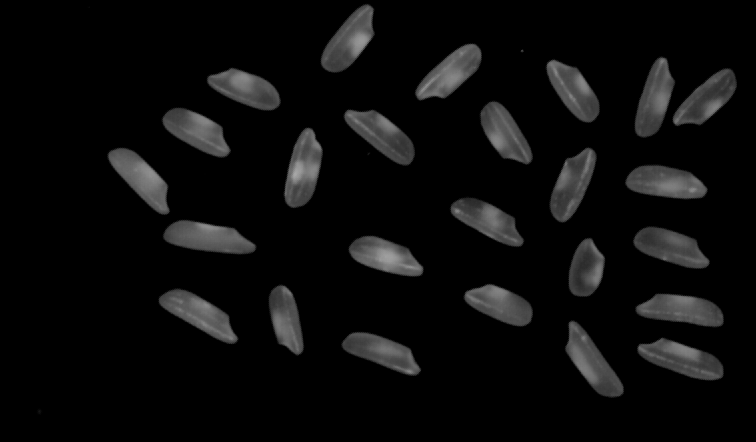
//> input picture data/rice.png, 756 x 442 px
$ ./myConnectedComponents   (built with g++ and OpenCV 4)
//> lines starting //> are read from the running program, lines starting //| are printed output that depends on the picture; after the words box and inside, x2 and y2 are one past the last pixel; in counts of white or black regions, pixels touching at a corner belong together
#include <opencv2\opencv.hpp>
#include <iostream>
#include <vector>

using namespace cv;
using namespace std;

int main()
{
	//对图像进行距离变换
	Mat img = imread("rice.png");
//> img is the input picture: 442 rows x 756 cols, CV_8UC3; min 0, max 167, mean 12.3
	if (img.empty())
	{
		cout << "请确认图像文件名称是否正确" << endl;
		return -1;
	}
	Mat rice, riceBW;

	//将图像转成二值图像，用于统计连通域
	cvtColor(img, rice, COLOR_BGR2GRAY);
	threshold(rice, riceBW, 50, 255, THRESH_BINARY);
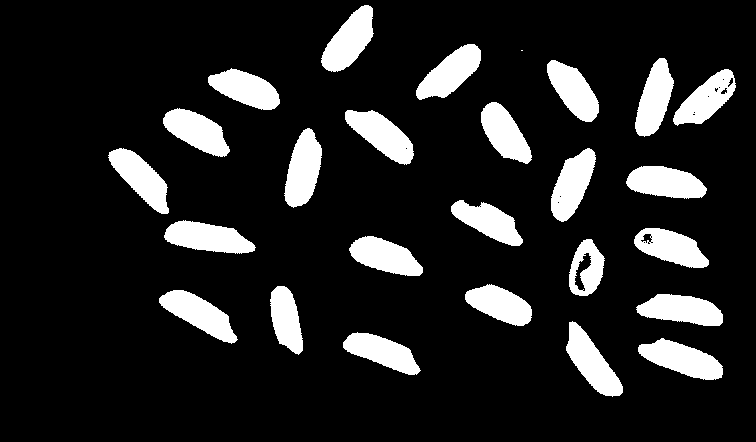
//> riceBW: 442 rows x 756 cols, CV_8UC1; 13.9% white; 26 white regions (1 under 20 px), largest, box (x1, y1, x2, y2) and area: (164, 220, 256, 254) 2029, (638, 338, 723, 380) 2027, (284, 128, 322, 208) 2008

	//生成随机颜色，用于区分不同连通域
	RNG rng(10086);
	Mat out;
	int number = connectedComponents(riceBW, out, 8, CV_16U);  //统计图像中连通域的个数
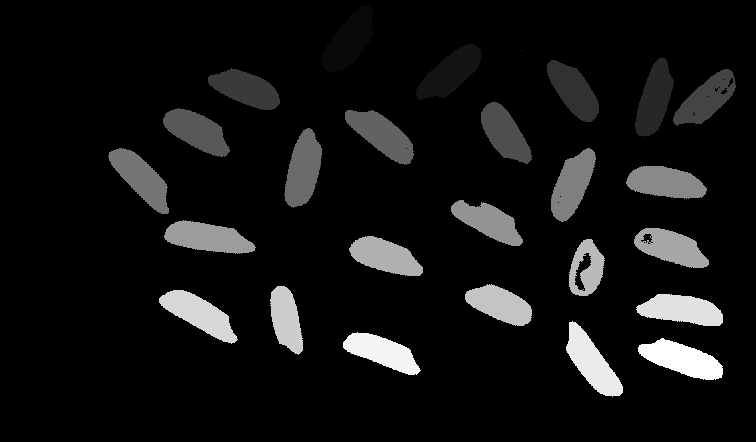
//> out: 442 rows x 756 cols, CV_16UC1; min 0, max 26, mean 1.9; drawn with min black and max white
//> number = 27
	vector<Vec3b> colors;
	for (int i = 0; i < number; i++)
	{
		//使用均匀分布的随机数确定颜色
		Vec3b vec3 = Vec3b(rng.uniform(0, 256), rng.uniform(0, 256), rng.uniform(0, 256));
		colors.push_back(vec3);
	}
//> this loop made 27 passes

	//以不同颜色标记出不同的连通域
	Mat result = Mat::zeros(rice.size(), img.type());
	int w = result.cols;
//> w = 756
	int h = result.rows;
//> h = 442
	for (int row = 0; row < h; row++)
	{
		for (int col = 0; col < w; col++)
		{
			int label = out.at<uint16_t>(row, col);
			if (label == 0)  //背景的黑色不改变
			{
				continue;
			}
			result.at<Vec3b>(row, col) = colors[label];
		}
	}
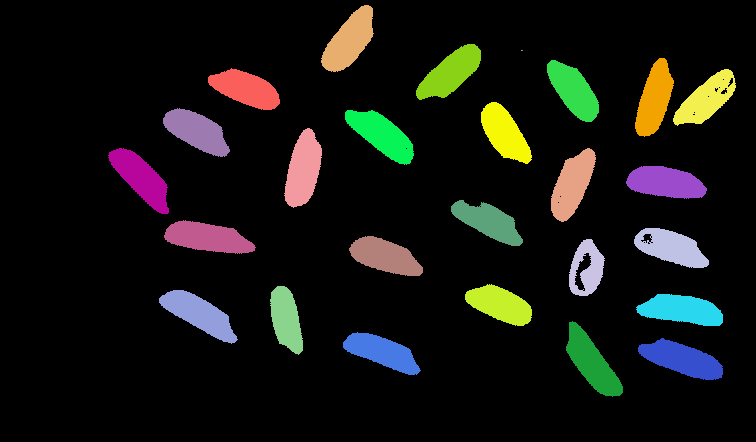
//> result: 442 rows x 756 cols, CV_8UC3; mean B, G, R 18.1, 22.3, 21.6

	//显示结果
	imshow("原图", img);
	imshow("标记后的图像", result);

	waitKey(0);
	return 0;
}

$ run again, with data/digits.png copied over data/rice.png
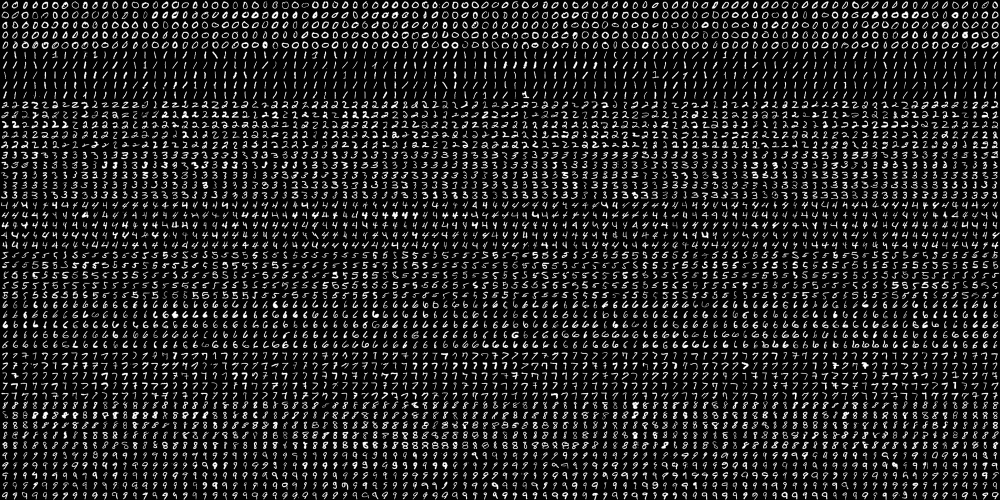
//> input picture data/digits.png, 2000 x 1000 px (shown at 1/2 size)
//> img is the input picture: 1000 rows x 2000 cols, CV_8UC3; min 0, max 255, mean 33.8
//> `threshold(rice, riceBW, 50, 255, THRESH_BINARY);`:
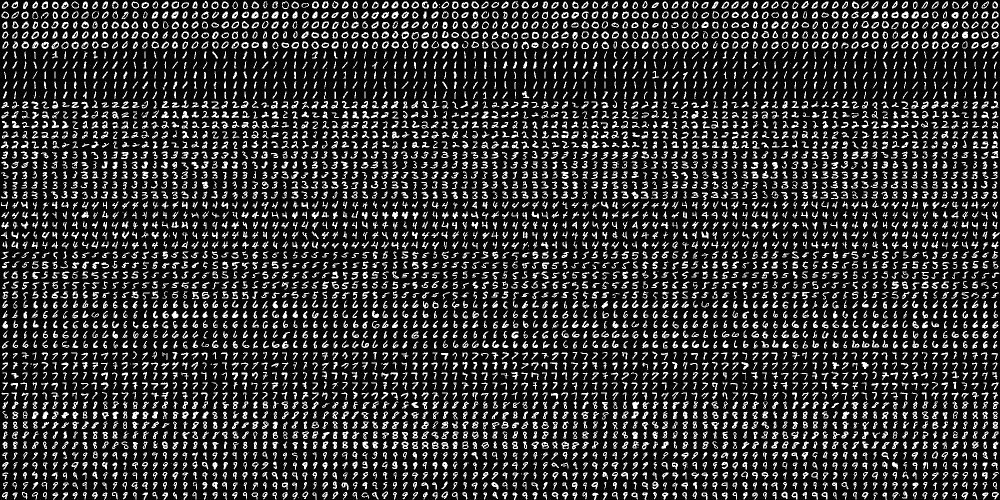
//> riceBW: 1000 rows x 2000 cols, CV_8UC1 (shown at 1/2 size); 18.2% white in thin lines or dots
//> number = 5074
//> after the loop `for (int i = 0; i < number; i++)`: colors = 5074 items, first 12: [117, 12, 252], [110, 174, 231], [22, 210, 138], [176, 121, 205], [0, 163, 243], [75, 221, 51], [92, 95, 250], [79, 239, 242], [3, 248, 247], [176, 123, 157], [85, 244, 6], [159, 154, 242]
//> after the loop `for (int row = 0; row < h; row++)`:
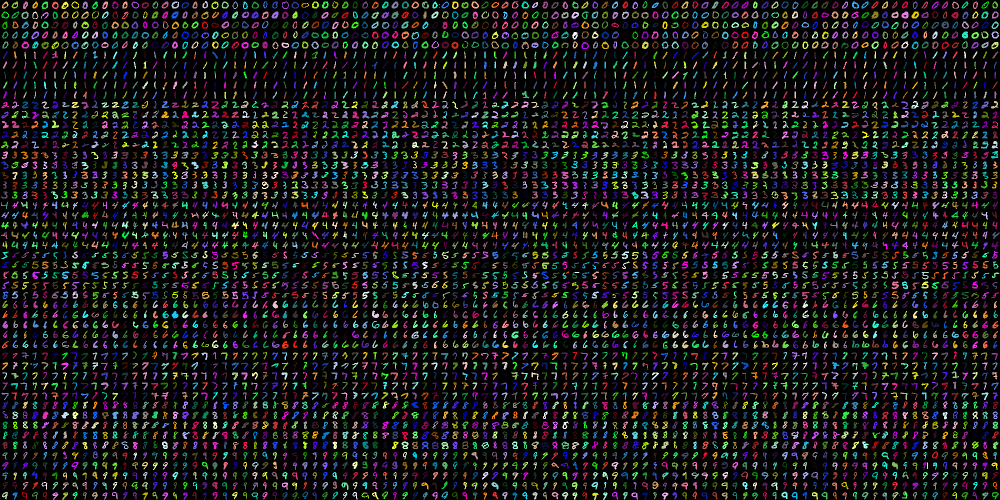
//> result: 1000 rows x 2000 cols, CV_8UC3 (shown at 1/2 size); mean B, G, R 23.5, 23.7, 23.3
